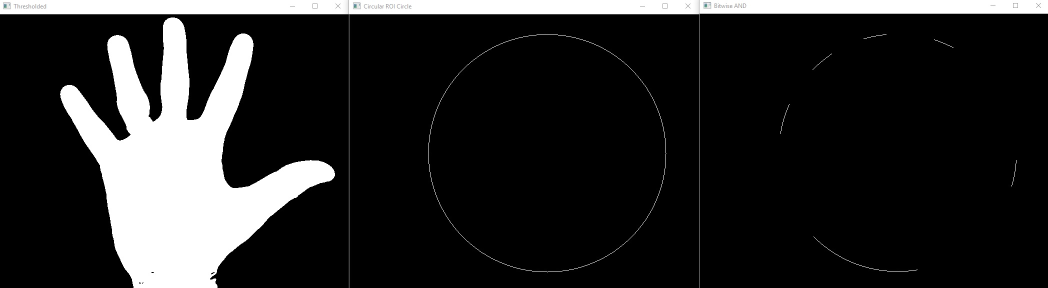
#> input picture resources/bitwise-and.jpg, 2096 x 575 px, given in place of the camera (shown at 1/2 size)
$ python recognize.py
#> lines starting #> are read from the running program, lines starting #| are printed output that depends on the picture; after the words box and inside, x2 and y2 are one past the last pixel; in counts of white or black regions, pixels touching at a corner belong together
#------------------------------------------------------------
# SEGMENT, RECOGNIZE and COUNT fingers from a video sequence
#------------------------------------------------------------

# organize imports
import cv2
import imutils
import numpy as np
from sklearn.metrics import pairwise
from pynput.keyboard import Key, Controller

# global variables
bg = None
keyboard = Controller()

#--------------------------------------------------
# To find the running average over the background
#--------------------------------------------------
def run_avg(image, accumWeight):
    global bg
    # initialize the background
    if bg is None:
        bg = image.copy().astype("float")
        return

    # compute weighted average, accumulate it and update the background
    cv2.accumulateWeighted(image, bg, accumWeight)

#---------------------------------------------
# To segment the region of hand in the image
#---------------------------------------------
# [77 lines left out: functions segment, count, not called in this run]

#-----------------
# MAIN FUNCTION
#-----------------
if __name__ == "__main__":
    # initialize accumulated weight
    accumWeight = 0.5

    # get the reference to the webcam
    camera = cv2.VideoCapture(0)

    # region of interest (ROI) coordinates
    top, right, bottom, left = 10, 350, 225, 590

    # initialize num of frames
    num_frames = 0

    # calibration indicator
    calibrated = False

    # keep looping, until interrupted
    while(True):
        # get the current frame
        (grabbed, frame) = camera.read()
#> frame is the input picture: shape (575, 2096, 3); mean B, G, R 39.7, 39.7, 39.7

        # resize the frame
        frame = imutils.resize(frame, width=700)
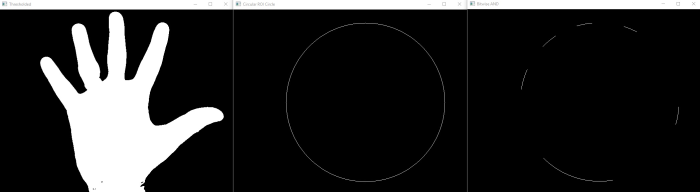
#> frame: shape (192, 700, 3); mean B, G, R 39.7, 39.7, 39.7

        # flip the frame so that it is not the mirror view
        frame = cv2.flip(frame, 1)
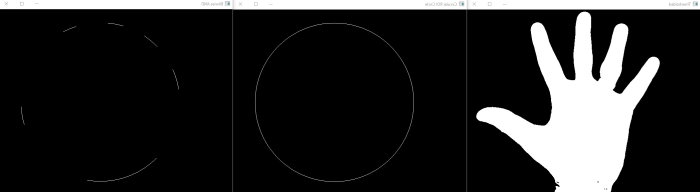
#> frame: shape (192, 700, 3); mean B, G, R 39.7, 39.7, 39.7

        # clone the frame
        clone = frame.copy()

        # get the height and width of the frame
        (height, width) = frame.shape[:2]
#> height = 192; width = 700

        # get the ROI
        roi = frame[top:bottom, right:left]
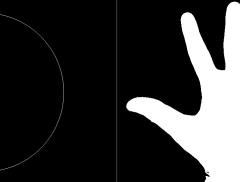
#> roi: shape (182, 240, 3); mean B, G, R 49.8, 49.8, 49.8

        # convert the roi to grayscale and blur it
        gray = cv2.cvtColor(roi, cv2.COLOR_BGR2GRAY)
        gray = cv2.GaussianBlur(gray, (7, 7), 0)
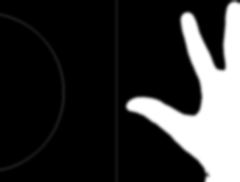
#> gray: shape (182, 240); min 0, max 255, mean 49.8

        # to get the background, keep looking till a threshold is reached
        # so that our weighted average model gets calibrated
        if num_frames < 30:
            run_avg(gray, accumWeight)
            if num_frames == 1:
                print("[STATUS] please wait! calibrating...")
            elif num_frames == 29:
                print("[STATUS] calibration successfull...")
        else:
            # segment the hand region
            hand = segment(gray)

            # check whether hand region is segmented
            if hand is not None:
                # if yes, unpack the thresholded image and
                # segmented region
                (thresholded, segmented) = hand

                # draw the segmented region and display the frame
                cv2.drawContours(clone, [segmented + (right, top)], -1, (0, 0, 255))

                # count the number of fingers
                fingers = count(thresholded, segmented)

                cv2.putText(clone, str(fingers), (70, 45), cv2.FONT_HERSHEY_SIMPLEX, 1, (0,0,255), 2)

                # with the number of fingers, we can now control the media
                if fingers == 1:
                    keyboard.press(Key.media_volume_up)
                    keyboard.release(Key.media_volume_up)
                elif fingers == 2:
                    keyboard.press(Key.media_volume_down)
                    keyboard.release(Key.media_volume_down)
                elif fingers == 3:
                    keyboard.press(Key.media_volume_mute)
                    keyboard.release(Key.media_volume_mute)
                elif fingers == 4:
                    keyboard.press(Key.media_play_pause)
                    keyboard.release(Key.media_play_pause)
                elif fingers == 5:
                    keyboard.press(Key.media_next)
                    keyboard.release(Key.media_next)

                # show the thresholded image
                cv2.imshow("Thesholded", thresholded)

        # draw the segmented hand
        cv2.rectangle(clone, (left, top), (right, bottom), (0,255,0), 2)
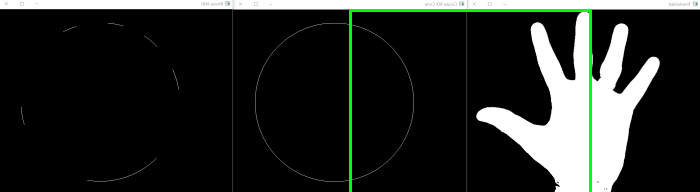
#> clone: shape (192, 700, 3); 1.34% of pixels changed, all inside (x1, y1, x2, y2) = (349, 9, 592, 192)

        # increment the number of frames
        num_frames += 1

        # display the frame with segmented hand
        cv2.imshow("Video Feed", clone)

        # observe the keypress by the user
        keypress = cv2.waitKey(1) & 0xFF
#> (key q is pressed here)

        # if the user pressed "q", then stop looping
        if keypress == ord("q"):
            break

# free up memory
camera.release()
cv2.destroyAllWindows()

$ run again, on resources/cir.jpg
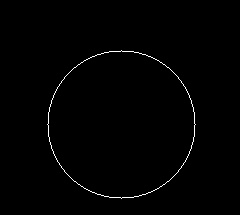
#> input picture resources/cir.jpg, 240 x 215 px, given in place of the camera
#> frame is the input picture: shape (215, 240, 3); min 0, max 255, mean 2.1
#> `gray = cv2.GaussianBlur(gray, (7, 7), 0)`:
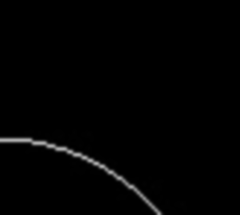
#> gray: shape (215, 240); min 0, max 174, mean 2.4
#> `cv2.rectangle(clone, (left, top), (right, bottom), (0,255,0), 2)`:
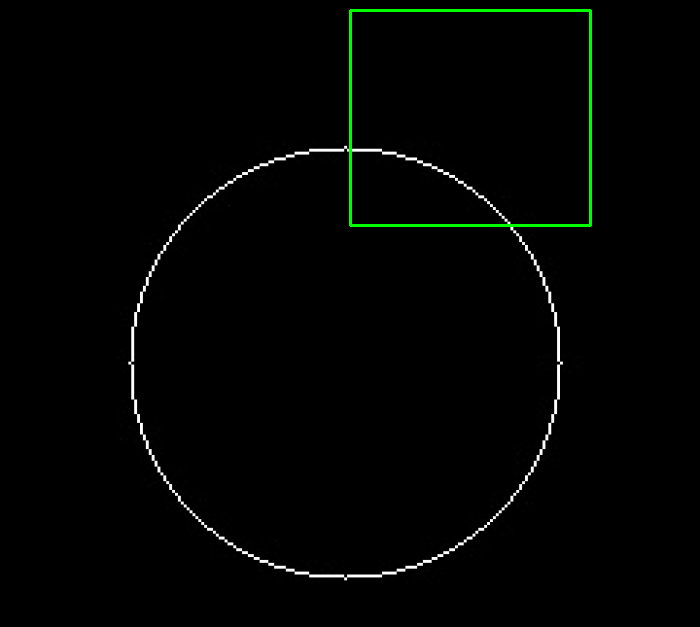
#> clone: shape (627, 700, 3); mean B, G, R 2.1, 3.7, 2.1
